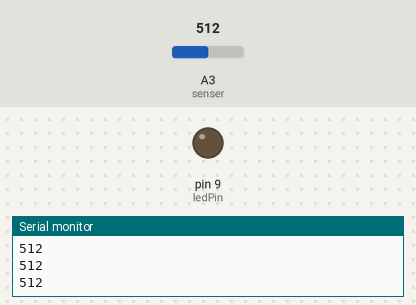
Simulated run of this sketch. Board: Arduino Uno, built with avr-gcc and run on an emulated ATmega328P. Parts: output pins drawn as LEDs (lit = HIGH), the last lines printed to the serial monitor. The test bench sets the inputs (shaded band); at power-on: A3 (senser) = 512.

Above: at 1.2 s.
1.3 s: A3 (senser) set to 11
2.8 s: A3 (senser) set to 8
At 3.4 s:
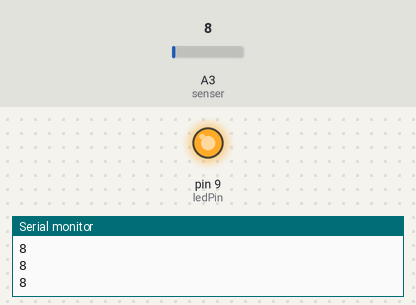
4.3 s: A3 (senser) set to 122
At 5.6 s:
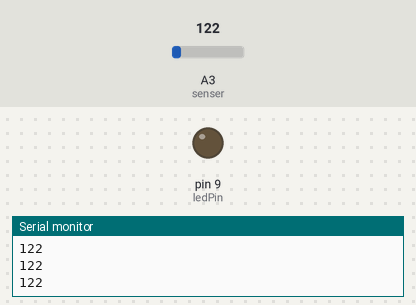
5.9 s: A3 (senser) set to 0
At 7.1 s:
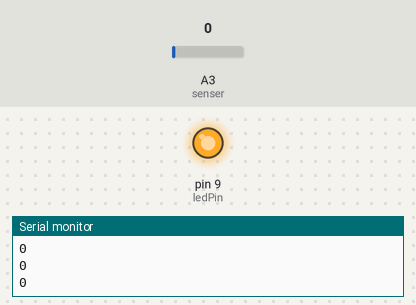
Timing chart, 0 to 8.5 s (numbered marks = the images above; inputs shaded):
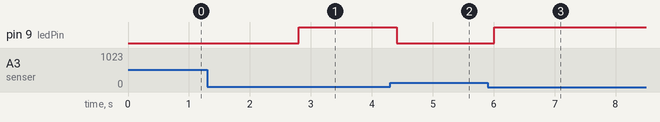

Measured:
- the behaviour switches between 10 and 9 on A3 (senser) (found by bisection; images 0 and 1)
- after the input at 2.8 s, pin 9 (ledPin): LOW → HIGH at once
- after the input at 4.3 s, pin 9 (ledPin): HIGH → LOW after 0.11 s
- after the input at 5.9 s, pin 9 (ledPin): LOW → HIGH after 0.11 s

The sketch:

Detect_sensor.ino
```cpp
int ledPin=9;
int senser=3;

void setup ()
  {
    pinMode(ledPin,OUTPUT);
    Serial.begin(9600);
  }

void loop()
  {
    int value;
    int tmp;
    value = analogRead(senser);
    Serial.println(value);

    if (value < 10)
    {
      digitalWrite(ledPin,HIGH);
    }
    else {
      digitalWrite(ledPin,LOW);
    }
  delay (200); //0.2秒
  }
```
